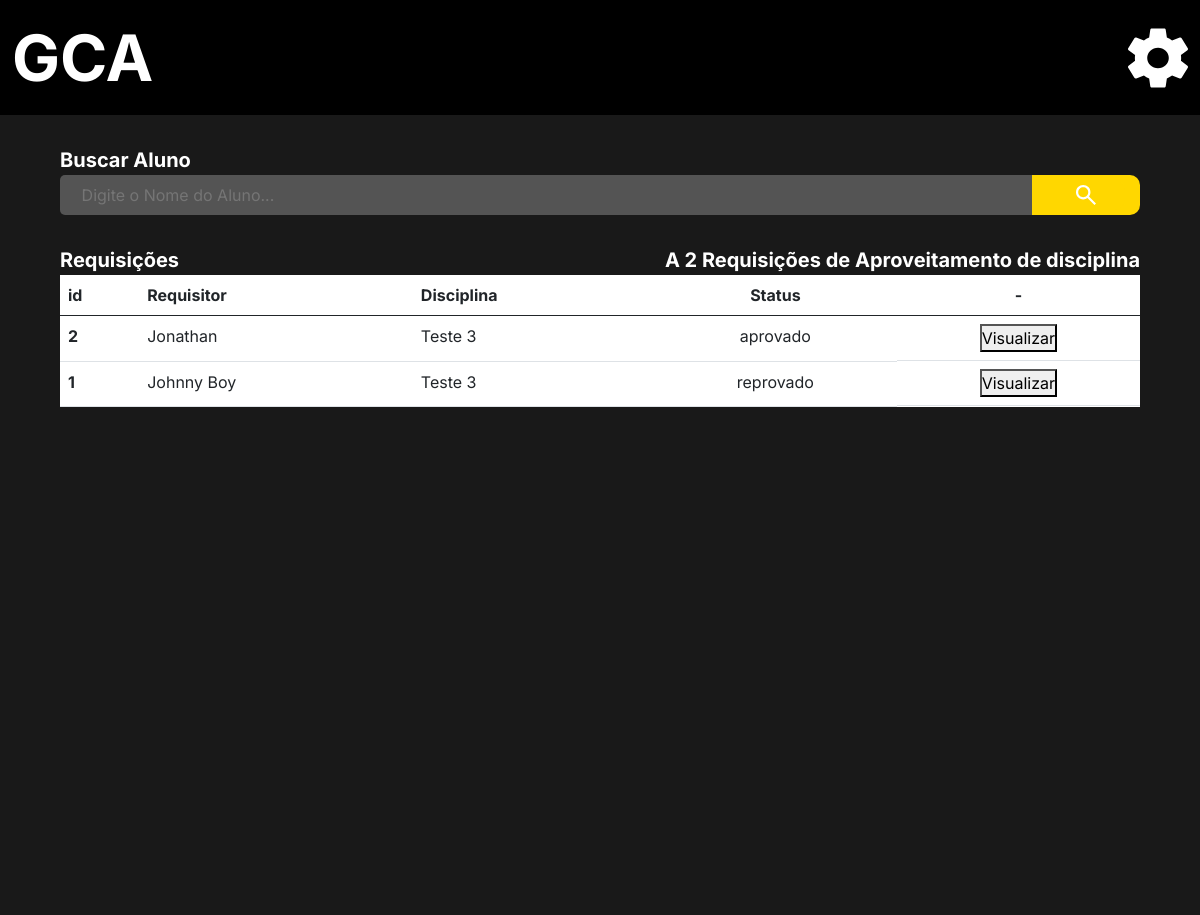
/Coordenador/lista_aproveitamento/ (signed in), run on an earlier commit of the app's database.
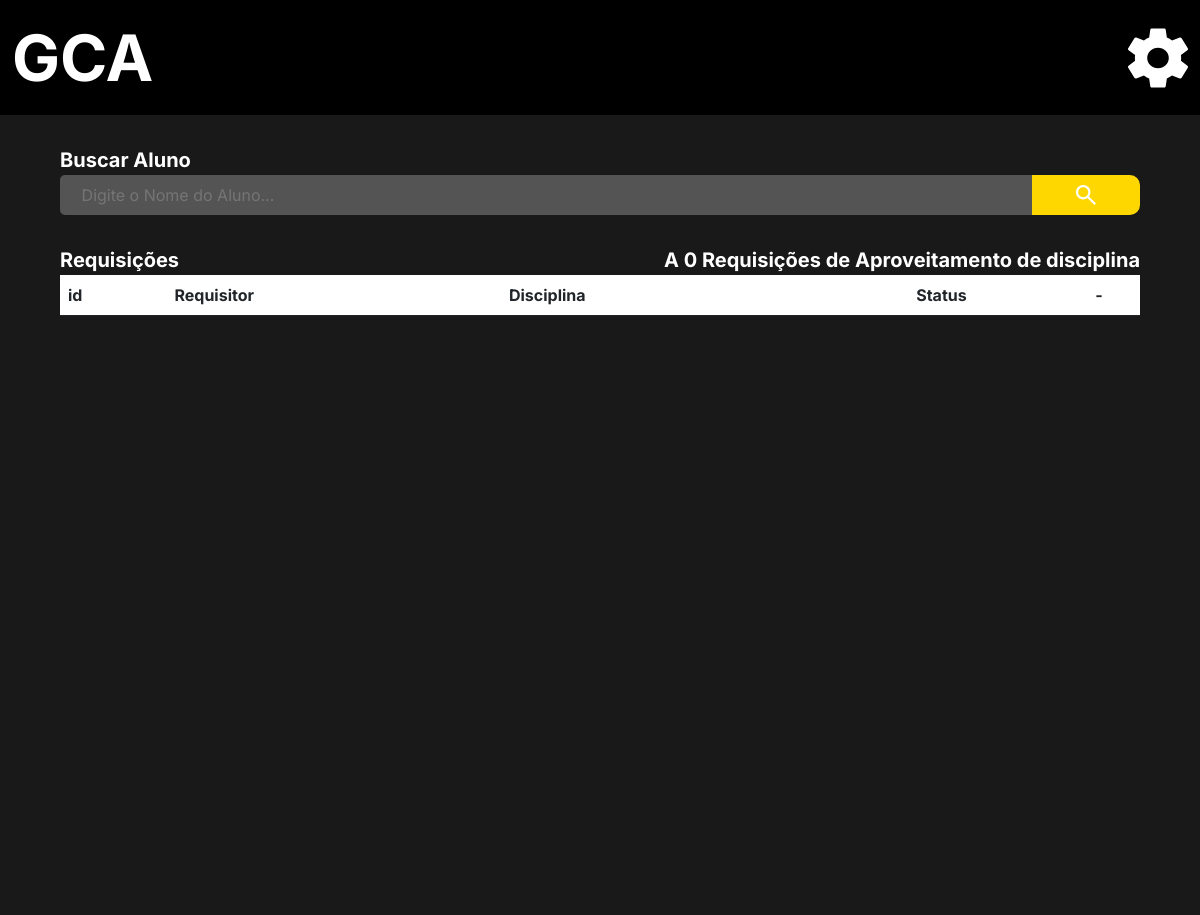
And on a later commit of the database.
### Aluno/models.py (models this page shows)
class Aproveitamento_de_disciplina (models.Model):
    STATUS = (
        ("aprovado", "Aprovado"),
        ("reprovado", "Reprovado"),
        ("aguardo", "Aguardo")
    )
    disciplina =  models.ForeignKey('administrador.Disciplina', on_delete=models.CASCADE)
    motivo = models.CharField("Motivo", max_length=250, blank=True, null=True)
    historico = models.FileField(("Historico"), upload_to='documentos', max_length=1000)
    ementa = models.FileField(("Ementa antiga escola"), upload_to='documentos', max_length=1000)
    ementa_atual = models.FileField(("Ementa nova escola"), upload_to='documentos', max_length=1000)
    comprovante = models.FileField(("Comprovante"), upload_to='documentos', max_length=1000, blank=True, null=True)
    status_requisição = models.CharField(("Status"), choices=STATUS, blank=False, null=False, max_length=20,  default='reprovado')
    requisitor =  models.ForeignKey(User, verbose_name=("Requisitor"), on_delete=models.CASCADE, blank=False, null=False)
    verbose_name = 'Aproveitamento de disciplina'
    verbose_name_plural = 'Aproveitamentos de disciplina'
    class Meta:
      db_table = 'Aluno_aproveitamento_de_disciplina'
      unique_together = (('disciplina', 'requisitor'),)
    def __str__(self):
        return self.disciplina.nome +' '+ self.requisitor.username

### Users/models.py (models this page shows)
class CustomUser(AbstractUser):
    image = models.ImageField(upload_to='Media', blank=True, null=False, default='Media/no_image_dafaut.jpg')
    matricula = models.CharField("Matricula", max_length=150, unique=True)
    username = models.CharField(("Nome"), max_length=50, unique=False, primary_key=None)
    email = models.EmailField("E-mail", unique=True)
    cpf = models.CharField("CPF", max_length=14, unique=True)
    phone = models.CharField("Telefone", max_length=15, blank=True, null=True)
    data_de_nascimento = models.DateField('Data de Nascimento', blank=True, null=True)
    primeiro_login = models.BooleanField(default=True)
    curso_relacao = models.ForeignKey("administrador.Curso", verbose_name=("Curso"), blank=True, null=True,on_delete=models.SET_NULL)
    disciplina_relacao = models.ManyToManyField("administrador.Disciplina", verbose_name=("Disciplina"), blank=True)
    disciplina_concluidas = models.ManyToManyField("administrador.Disciplina", related_name='Disciplina_cluidas', verbose_name=("Disciplina Concluidas"), blank=True)
    is_staff = models.BooleanField('Membro da equipe', default=True)
    USERNAME_FIELD = 'matricula'
    REQUIRED_FIELDS = ['username' , 'email' ,'cpf', 'phone']
    def __str__(self):
        return self.username
    objects = UserManager()

### administrador/models.py (models this page shows)
class Disciplina (models.Model):
    OPTATIVA = (
        ("S", "Sim"),
        ("N", "Não"),
    )
    STATUS = (
        ("Cursando", "Cursando"),
        ("Aprovado", "Aprovado"),
        ("Espera", "Espera")
    )
    nome = models.CharField(("Nome da Disciplina"), max_length=150, null=False)
    perido = models.IntegerField(("Periodo da disciplina"))
    carga_horaria = models.IntegerField(("Carga Horaria"))
    optativa = models.CharField(("Opitativa"), choices=OPTATIVA, blank=False, null=False,max_length=20)
    dependencia = models.ManyToManyField("self", verbose_name=("Dependencias"), blank=True, default='Sem Dependencia')
    aberto = models.BooleanField(("Aberto"), default='False')
    status = models.CharField('Status', choices=STATUS, max_length=20, default="Cursando")
    data_final = models.DateField(("Data Final"), blank=True, null=True,auto_now=False, auto_now_add=False)
    pedagogo = models.ForeignKey (User, verbose_name=("pedagogo"), on_delete=models.CASCADE, related_name='pedagogo', blank=True, null=True)
    banca_de_professores = models.ManyToManyField(User, verbose_name=("Banca de professores"), related_name='professores', blank=True, null=True)
    verbose_name = 'Disciplina'
    verbose_name_plural = 'Disciplinas'
    def __str__(self):
        return self.nome +' '+ str(self.perido)

### coordenador/views.py (the view)
# urls.py: path('lista_aproveitamento/', lista_aproveitamento, name='aproveitamento_list'),
@login_required(login_url='/user/login/')
def lista_aproveitamento (request):
    professor = User.objects.get(id=request.user.id)
    professor_curso_name = professor.curso_relacao
    professor_curso_disciplinas = professor.curso_relacao.disciplina.all()
    requisicoes_de_aproveitamento = Aproveitamento_de_disciplina.objects.all()
    print('coordenador de', professor_curso_name)
    lista_de_disciplinas_curso = set()
    aluno = []
    aluno_do_curso = set()
    aluno_do_disciplina = set()
    for dados in requisicoes_de_aproveitamento:
        print(dados, dados.disciplina.id,  dados.requisitor, '<<')
        if professor_curso_name == dados.requisitor.curso_relacao:
            print(dados, dados.disciplina.id,  dados.requisitor,  dados.requisitor.disciplina_relacao, '<<' 'acho')
            aluno_do_curso.add(dados.requisitor)
    for disciplnas in professor_curso_disciplinas.all():
        print(disciplnas, disciplnas.id, '<')
        lista_de_disciplinas_curso.add(disciplnas.id)
    for dados in aluno_do_curso:
        print(dados, ',,,,,')
    requisicoes_de_aproveitamento = Aproveitamento_de_disciplina.objects.filter (Q(requisitor__in = aluno_do_curso))
    return  render(request, 'requisicoes_aproveitamento_lista.html', {'aproveitamento': requisicoes_de_aproveitamento,
                                                                      'len_aproveitamento': len(requisicoes_de_aproveitamento)})

### administrador/models.py (called while the page is built)
    def __str__(self):
        return self.nome +' ('+ str(self.ano.year) +')'

### coordenador/templates/requisicoes_aproveitamento_lista.html (shortened to what this page needs)
{% extends 'base.html' %}
{% load static %}
{% block import_title_css %}
    <link rel="stylesheet" href="{% static 'css/lista_aproveitamento.css' %}">
{% endblock %}
{% block main %}
<div class="main">
    <div class="search_box">
        <form action=""  method="post">
            <div>
                <label for="search_box">Buscar Aluno</label>
            </div>
            <div class="search_bar">
                <input type="text" id="search_box" name="search_box" placeholder="Digite o Nome do Aluno...  ">
                <button class="enviar_botao" type="submit">
                    <img class="lupa" src="{% static 'icons/search_thing.svg' %}" alt="">
                </button>
            </div>
        </form>
    </div>
    <div class="center">
        <div class="two_lables">
            <div>
                <p class="label_title">Requisições</p>
                <p class="label_title">A {{len_aproveitamento}} Requisições de Aproveitamento de disciplina</p>
            </div>
        </div>
    </div>
    <div class="center_2">
        <div class="list">
            <table class="table" >
                <thead>
                  <tr>
                    <th scope="col">id</th>
                    <th scope="col">Requisitor</th>
                    <th scope="col">Disciplina</th>
                    <th class="top_side_fourth" scope="col">Status</th>
                    <th class="top_side_fifth" scope="col">-</th>
                  </tr>
                </thead>
                <tbody>
                    {% for dados in aproveitamento %}
                        <tr>
                            <th scope="row"> {{dados.id}} </th>
                            <td>{{dados.requisitor}}</td>
                            <td>{{dados.disciplina}}</td>
                            <td class="center_tabl_">{{dados.status_requisição}}</td>
                            <td class="center_table">
                                <a href="{% url 'aproveitamento' dados.id %}">
                                    <button>
                                        Visualizar
                                    </button>
                                </a>
                            </td>
                        </tr>
                    {% endfor %}
                </tbody>
              </table>
        </div>
    </div>
</div>
{% endblock %}

What changed in the data, as far as the page shows it:
removed Aproveitamento_de_disciplina: id "2", requisitor "Jonathan", disciplina "Teste 3", status_requisição "aprovado"
removed Aproveitamento_de_disciplina: id "1", requisitor "Johnny Boy", disciplina "Teste 3", status_requisição "reprovado"
Also different on the page:
{{ len_aproveitamento }}: "2" → "0"
